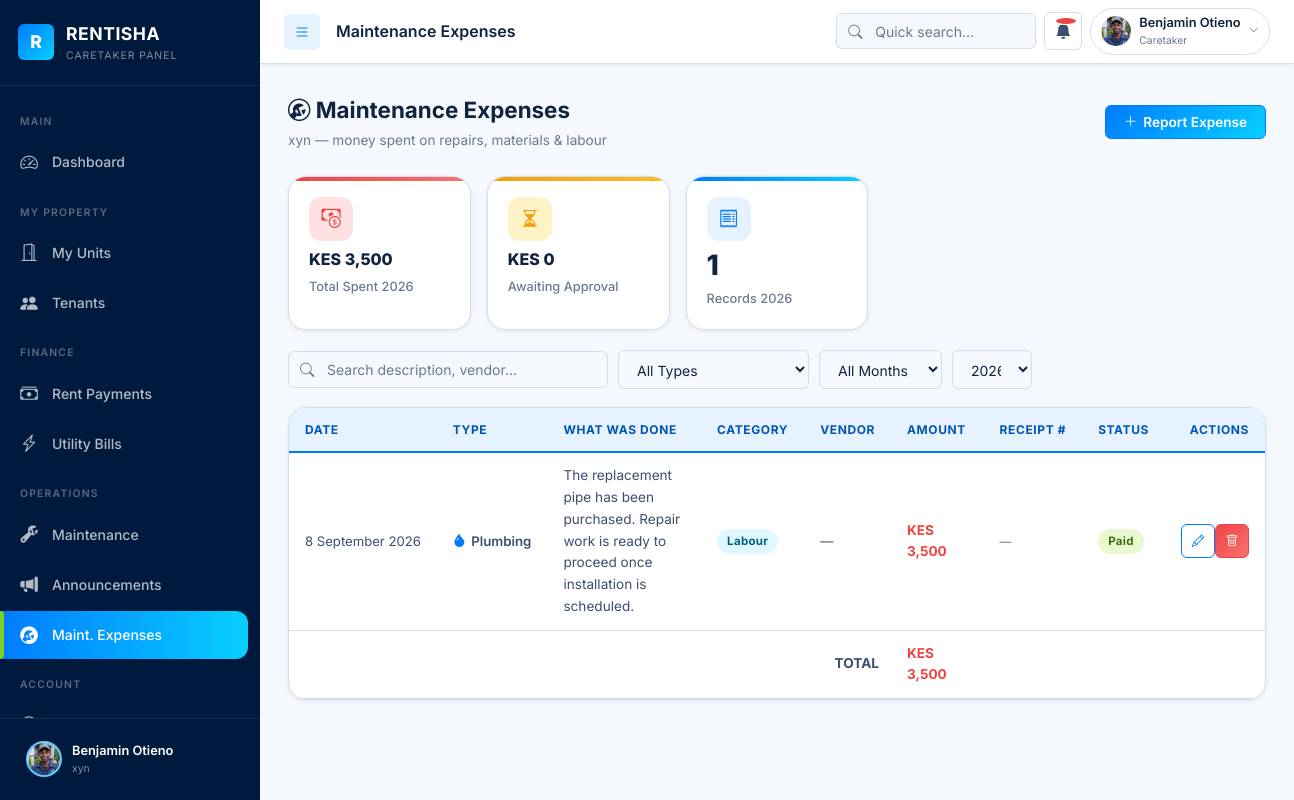
The page /caretaker/expenses.php (signed in) on the database its author committed.
### tables this page shows
CREATE TABLE `shared_expenses` (
  `id` int(10) UNSIGNED NOT NULL,
  `apartment_id` int(10) UNSIGNED DEFAULT NULL,
  `unit_id` int(10) UNSIGNED DEFAULT NULL COMMENT 'NULL = apartment-wide charge',
  `tenant_id` int(10) UNSIGNED DEFAULT NULL,
  `expense_type` enum('Plumbing','Electrical','Structural','Appliances','Security','Cleaning','Pest Control','Locks & Keys','Painting','General Maintenance','Other') NOT NULL DEFAULT 'Other',
  `cost_category` enum('Labour','Materials','Equipment','Contractor','Permit','Other') NOT NULL DEFAULT 'Other' COMMENT 'What the money was spent on',
  `vendor` varchar(120) DEFAULT NULL COMMENT 'Supplier, technician or contractor name',
  `paid_by` int(10) UNSIGNED DEFAULT NULL COMMENT 'FK to users ? admin/caretaker who made the payment',
  `receipt_ref` varchar(80) DEFAULT NULL COMMENT 'Receipt or invoice number',
  `expense_date` date DEFAULT NULL COMMENT 'Actual date money was spent',
  `description` varchar(255) DEFAULT NULL,
  `amount` decimal(10,2) NOT NULL,
  `month` enum('January','February','March','April','May','June','July','August','September','October','November','December') NOT NULL,
  `year` year(4) NOT NULL,
  `due_date` date DEFAULT NULL,
  `status` enum('Paid','Pending','Cancelled') NOT NULL DEFAULT 'Paid',
  `created_at` datetime NOT NULL DEFAULT current_timestamp()
);

### includes/db_helpers.php (called while the page is built, shortened)
<?php
function formatDate(?string $date): string {
    try { return (new DateTime($date))->format('j F Y'); }
    catch (Exception $e) { return $date; }
}
function formatKES($amount): string {
    return 'KES '.number_format((float)$amount,0);
}

### caretaker/expenses.php (the view, shortened to what this page needs)
<?php
require_once '../includes/db_helpers.php';
$aptId   = (int)($_SESSION['apartment_id'] ?? 0);
$aptName = $_SESSION['apartment'] ?? '';
$pdo = getDB();
$filterYear  = (int)($_GET['year']  ?? date('Y'));
$filterMonth = trim($_GET['month'] ?? '');
$where      = ['se.apartment_id = ?'];
$positional = [$aptId];
if ($filterYear)  { $where[] = 'se.year = ?';         $positional[] = $filterYear; }
$stmt = $pdo->prepare(
    "SELECT se.*,
            pb.full_name AS paid_by_name
     FROM shared_expenses se
     LEFT JOIN users pb ON pb.id = se.paid_by
     WHERE " . implode(' AND ', $where) . "
     ORDER BY COALESCE(se.expense_date, se.created_at) DESC"
);
$stmt->execute($positional);
$expenses = $stmt->fetchAll(PDO::FETCH_ASSOC);
$statStmt = $pdo->prepare(
    "SELECT COALESCE(SUM(amount),0) AS total,
            COALESCE(SUM(CASE WHEN status='Pending' THEN amount END),0) AS pending,
            COUNT(*) AS records
     FROM shared_expenses WHERE apartment_id=? AND year=?"
);
$statStmt->execute([$aptId, $filterYear]);
$stats = $statStmt->fetch(PDO::FETCH_ASSOC);
$typeIcons = [
    'Plumbing'=>'bi-droplet-fill','Electrical'=>'bi-lightning-fill',
    'Structural'=>'bi-building','Appliances'=>'bi-tools','Security'=>'bi-shield-fill',
    'Cleaning'=>'bi-stars','Pest Control'=>'bi-bug-fill','Locks & Keys'=>'bi-key-fill',
    'Painting'=>'bi-brush-fill','General Maintenance'=>'bi-wrench-adjustable-circle-fill',
    'Other'=>'bi-three-dots',
];
$statusClass = ['Paid'=>'badge-paid','Pending'=>'badge-pending','Cancelled'=>'badge-secondary'];
?>
<!DOCTYPE html>
<html lang="en">
<head>
  <link rel="stylesheet" href="https://cdn.jsdelivr.net/npm/bootstrap-icons@1.11.3/font/bootstrap-icons.min.css">
  <link rel="stylesheet" href="../assets/css/style.css">
</head>
<body>
<div class="rms-shell">
  <?php include '../includes/sidebar_caretaker.php'; ?>
  <div class="main-content" id="mainContent">
    <?php include '../includes/topnav.php'; ?>
    <div class="page-content">
      <div class="page-header">
        <div>
          <h1><i class="bi bi-wrench-adjustable-circle"></i> Maintenance Expenses</h1>
          <p><?= htmlspecialchars($aptName) ?> — money spent on repairs, materials &amp; labour</p>
        </div>
        <button class="btn btn-primary" data-modal-open="addExpenseModal">
          <i class="bi bi-plus-lg"></i> Report Expense
        </button>
      </div>
      <div class="stats-grid" style="grid-template-columns:repeat(auto-fill,minmax(150px,1fr));margin-bottom:20px;">
        <div class="stat-card red">
          <div class="stat-icon"><i class="bi bi-cash-coin"></i></div>
          <div class="stat-value" style="font-size:1rem;"><?= formatKES($stats['total'] ?? 0) ?></div>
          <div class="stat-label">Total Spent <?= $filterYear ?></div>
        </div>
        <div class="stat-card orange">
          <div class="stat-icon"><i class="bi bi-hourglass-split"></i></div>
          <div class="stat-value" style="font-size:1rem;"><?= formatKES($stats['pending'] ?? 0) ?></div>
          <div class="stat-label">Awaiting Approval</div>
        </div>
        <div class="stat-card blue">
          <div class="stat-icon"><i class="bi bi-receipt"></i></div>
          <div class="stat-value" data-count="<?= $stats['records'] ?? 0 ?>"><?= $stats['records'] ?? 0 ?></div>
          <div class="stat-label">Records <?= $filterYear ?></div>
        </div>
      </div>
      <div class="filter-bar">
        <div class="input-group search-box">
          <input type="search" class="form-control" placeholder="Search description, vendor…" data-search-table="expTable">
        </div>
        <form method="GET" style="display:contents;">
          <select name="type" class="form-control" style="width:auto;" onchange="this.form.submit()">
            <option value="">All Types</option>
          </select>
          <select name="month" class="form-control" style="width:auto;" onchange="this.form.submit()">
            <option value="">All Months</option>
          </select>
          <select name="year" class="form-control" style="width:80px;" onchange="this.form.submit()">
            <?php for ($y=(int)date('Y'); $y>=(int)date('Y')-2; $y--): ?>
            <option value="<?= $y ?>" <?= $filterYear===$y?'selected':'' ?>><?= $y ?></option>
            <?php endfor; ?>
          </select>
        </form>
      </div>
      <div class="card">
        <div class="card-body p-0">
          <div class="table-wrapper">
            <table class="rms-table" id="expTable">
              <thead>
                <tr>
                  <th>Date</th><th>Type</th><th>What Was Done</th>
                  <th>Category</th><th>Vendor</th><th>Amount</th>
                  <th>Receipt #</th><th>Status</th><th class="col-actions">Actions</th>
                </tr>
              </thead>
              <tbody>
                <?php if (empty($expenses)): ?>
                <tr>
                  <td colspan="9" style="text-align:center;padding:40px;color:var(--text-muted);">
                    <i class="bi bi-wrench" style="font-size:2.5rem;display:block;margin-bottom:8px;"></i>
                    No expenses reported<?= $filterMonth ? ' for '.$filterMonth.' '.$filterYear : '' ?>.
                    <br><a href="#" data-modal-open="addExpenseModal">Report one now</a>.
                  </td>
                </tr>
                <?php else: ?>
                  <?php
                  $total = 0;
                  foreach ($expenses as $e):
                    $total += (float)$e['amount'];
                    $icon = $typeIcons[$e['expense_type']] ?? 'bi-tools';
                  ?>
                  <tr>
                    <td style="font-size:.82rem;white-space:nowrap;">
                      <?= $e['expense_date'] ? formatDate($e['expense_date']) : ($e['month'].' '.$e['year']) ?>
                    </td>
                    <td>
                      <span style="display:flex;align-items:center;gap:5px;font-size:.83rem;font-weight:600;">
                        <i class="bi <?= $icon ?>" style="color:var(--primary);"></i>
                        <?= htmlspecialchars($e['expense_type']) ?>
                      </span>
                    </td>
                    <td style="max-width:200px;"><?= htmlspecialchars($e['description'] ?? '—') ?></td>
                    <td><span class="badge badge-info" style="font-size:.72rem;"><?= htmlspecialchars($e['cost_category'] ?? 'Other') ?></span></td>
                    <td style="font-size:.82rem;"><?= htmlspecialchars($e['vendor'] ?? '—') ?></td>
                    <td class="fw-bold" style="color:var(--danger);"><?= formatKES($e['amount']) ?></td>
                    <td>
                      <?php if ($e['receipt_ref']): ?>
                      <code style="font-size:.72rem;"><?= htmlspecialchars($e['receipt_ref']) ?></code>
                      <?php else: ?>
                      <span style="color:var(--text-muted);font-size:.75rem;">—</span>
                      <?php endif; ?>
                    </td>
                    <td><span class="badge <?= $statusClass[$e['status']] ?? 'badge-secondary' ?>"><?= $e['status'] ?></span></td>
                    <td class="col-actions">
                      <div class="d-flex gap-1" style="justify-content:flex-end;">
                        <button type="button" class="btn btn-outline btn-sm btn-icon" title="Edit"
                          onclick="openEditExpense(<?= htmlspecialchars(json_encode($e)) ?>)">
                          <i class="bi bi-pencil"></i>
                        </button>
                        <form method="POST" action="../includes/save_expense.php" style="display:inline;"
                              onsubmit="return confirm('Delete this expense record?')">
                          <button type="submit" class="btn btn-danger btn-sm btn-icon" title="Delete">
                            <i class="bi bi-trash"></i>
                          </button>
                        </form>
                      </div>
                    </td>
                  </tr>
                  <?php endforeach; ?>
                  <tr style="background:var(--bg-secondary);font-weight:700;">
                    <td colspan="5" style="text-align:right;padding:10px 12px;">TOTAL</td>
                    <td style="color:var(--danger);"><?= formatKES($total) ?></td>
                    <td colspan="3"></td>
                  </tr>
                <?php endif; ?>
              </tbody>
            </table>
          </div>
        </div>
      </div>
    </div>
  </div>
</div>
</body>
</html>

### rows shown on the page
shared_expenses: expense_date "8 September 2026", expense_type "Plumbing", description "The replacement pipe has been purchased. Repair work is ready to proceed once installation is scheduled.", cost_category "Labour", vendor "—", amount "KES 3,500", status "Paid"

### other values the page prints
isset($_SESSION['name']) ? $_SESSION['name'] : 'Caretaker' "Benjamin Otieno"
isset($_SESSION['apartment']) ? $_SESSION['apartment'] : 'Caretaker' "xyn"
$pageTitle "Maintenance Expenses"
$userName "Benjamin Otieno"
$roleBadge['label'] "Caretaker"
$aptName "xyn"
formatKES($stats['total'] ?? 0) "KES 3,500"
$filterYear "2026"
formatKES($stats['pending'] ?? 0) "KES 0"
$stats['records'] "1"
formatKES($total) "KES 3,500"
form field year "2026"
